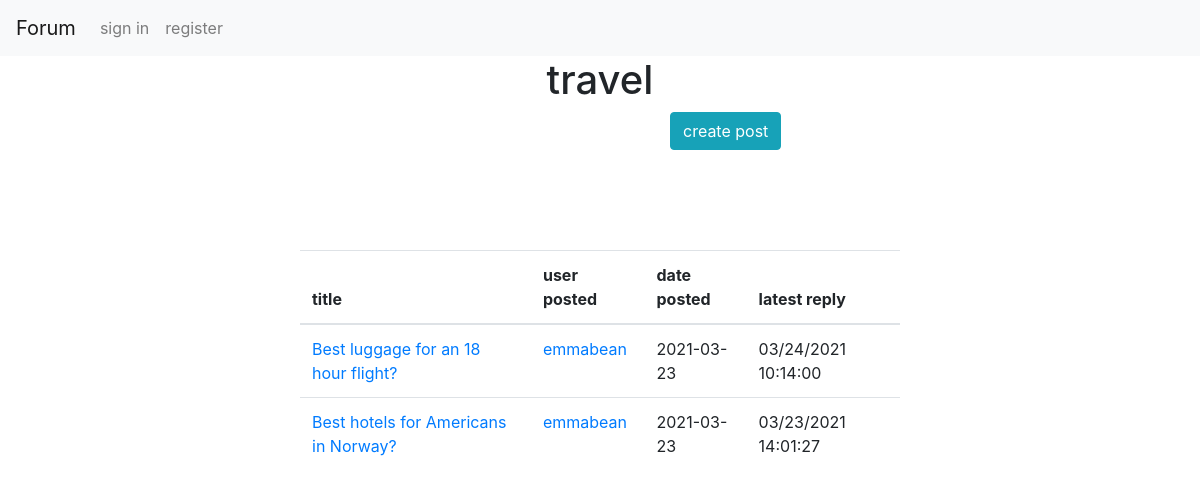
Page /category/travel on the committed database.
### app.py (models this page shows)
class ForumPost(db.Model):
	post_id=db.Column(db.Integer, primary_key=True)
	date_posted=db.Column(db.Date)
	category=db.Column(db.String)
	title = db.Column(db.String)
	content = db.Column(db.Text)
	user_posted = db.Column(db.String)
	latest_reply = db.Column(db.DateTime)

### app.py (the view)
@app.route("/category/<string:category>")
def viewcategory(category):
	all_posts = ForumPost.query.filter(ForumPost.category==category).order_by(ForumPost.latest_reply.desc()).all()
	return render_template("viewcategory.html", category=category, all_posts=all_posts, user=session.get("user"))

### templates/viewcategory.html (shortened to what this page needs)
<!DOCTYPE html>
<html>
<head>
</head>
<body>
{% include 'header.html' %}
<h1>{{category}}</h1>
<a href="/createpost" style="margin-left:670px;" class="btn btn-info" role="button">create post</a>
<table class="table" style="width:50%; margin-left: 300px;margin-top:100px">
  <thead>
    <tr>
      <th>title</th>
      <th>user posted</th>
      <th>date posted</th>
      <th>latest reply </th>
    </tr>
  </thead>
  <tbody>
 {% for post in all_posts %}
    <tr>
        <td><a href= "{{ url_for('viewpost', id=post.post_id)}}">{{post.title}}</a></td>
        <td><a href="{{url_for('userprofile', username=post.user_posted)}}">{{post.user_posted}}</a></td>
        <td>{{post.date_posted}}</td>
        {% if post.latest_reply!=None %}
        <td>{{post.latest_reply.strftime('%m/%d/%Y %H:%M:%S')}}</td>
        {% endif %}
      </tr>
  {% endfor  %}
  </tbody>
</table>
</body>
</html>

### templates/header.html (shortened to what this page needs)
<!DOCTYPE html>
<html>
<head>
<link rel="stylesheet" href="https://maxcdn.bootstrapcdn.com/bootstrap/4.0.0/css/bootstrap.min.css">
</head>
<body>
<nav class="navbar navbar-expand-lg navbar-light bg-light">
  <a class="navbar-brand" href="/forumhome">Forum</a>
  <div class="collapse navbar-collapse" id="navbarNav">
    <ul class="navbar-nav">
       {% if user!=None %}
      <li class="nav-item">
        <a class="nav-link" href="/me">me</a>
      </li>
      <li class="nav-item">
        <a class="nav-link" href="/logout">log out</a>
      </li>
     {%else %}
      <li class="nav-item">
        <a class="nav-link" href="/login">sign in</a>
      </li>
 <li class="nav-item">
        <a class="nav-link" href="/register">register</a>
      </li>
      {% endif %}
    </ul>
  </div>
</nav>
</body>
</html>

### templates/viewcategory.html (style rules this page uses)
h1 { text-align: center; }

### rows in the picture
ForumPost: title "Best luggage for an 18 hour flight?", user_posted "emmabean", date_posted "2021-03-23", latest_reply "03/24/2021 10:14:00"
ForumPost: title "Best hotels for Americans in Norway?", user_posted "emmabean", date_posted "2021-03-23", latest_reply "03/23/2021 14:01:27"

### other values in the picture
{{ category }} "travel"
